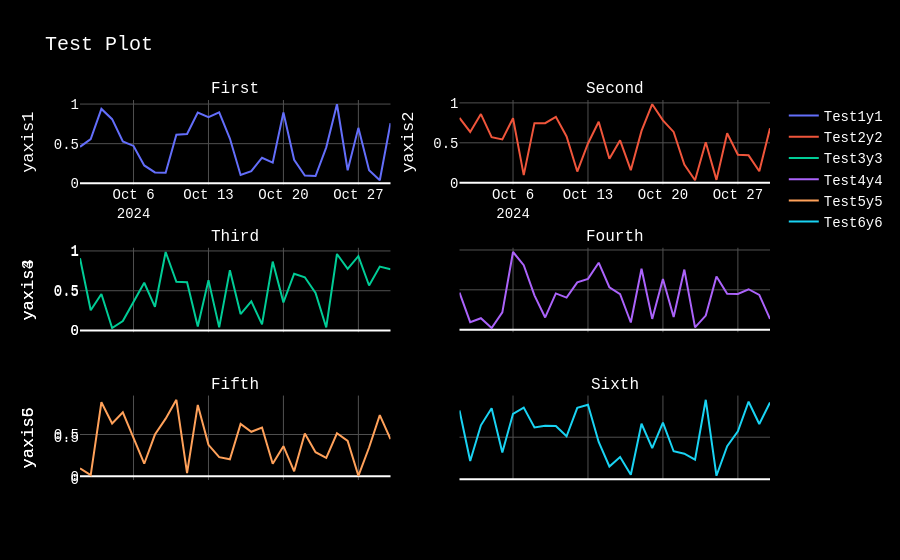

This figure's notebook cell:
### Code cell
import plotly.graph_objects as go
from datetime import date
from plotly import subplots
import random

def get_test_data():
    x_data, y_data = [], []
    for v in range(30):
        x_data.append(date(2024, 10, v+1))
        y_data.append(random.random())
    return x_data, y_data

data= []
for yaxis in range(1,7):

    if yaxis % 2:
        xaxis = "x1"
    else:
        xaxis= "x2"

    x, y = get_test_data()
    data.append(go.Scatter(x= x, y= y, xaxis= f"{xaxis}", yaxis= f"y{yaxis}", name= f"Test{yaxis}y{yaxis}"))

titles = ["First","Second","Third","Fourth","Fifth","Sixth"]
layout = dict(
    hoversubplots= "axis",
    hovermode= "x unified",
    title= "Test Plot",
    font= dict(
        family= "Courier New, monospace",
        size= 14,
        color= "rgba(255,255,255,1)"),
    plot_bgcolor= "rgba(0,0,0,1)",
    paper_bgcolor= "rgba(0,0,0,1)",
    grid= dict(rows=3, columns=2),
    )

figure= subplots.make_subplots(rows= 3, cols=2, subplot_titles= titles, specs= [[{},{}] for i in range(3)])
figure.add_traces(data[0])
figure.add_traces(data[1])
figure.add_traces(data[2])
figure.add_traces(data[3])
figure.add_traces(data[4])
figure.add_traces(data[5])
figure["layout"][f"yaxis2"]["title"] = "yaxis2"
figure["layout"][f"yaxis4"]["title"] = "yaxis4"
figure["layout"][f"yaxis6"]["title"] = "yaxis6"
figure["layout"][f"yaxis1"]["title"] = "yaxis1"
figure["layout"][f"yaxis3"]["title"] = "yaxis3"
figure["layout"][f"yaxis5"]["title"] = "yaxis5"

figure.update_layout(layout)
figure.update_xaxes(gridcolor="rgba(80,80,80,1)", showticklabels= True)
figure.update_yaxes(gridcolor="rgba(80,80,80,1)", autorange= True, showticklabels= True)

figure.show()

### Figure 1 — Plotly figure (JSON) as saved in the notebook; plotly's stock layout.template omitted (floating-point values rounded to 4 significant figures)
{"data": [{"name": "Test1y1", "type": "scatter", "x": ["2024-10-01", "2024-10-02", "2024-10-03", "2024-10-04", "2024-10-05", "2024-10-06", "2024-10-07", "2024-10-08", "2024-10-09", "2024-10-10", "2024-10-11", "2024-10-12", "2024-10-13", "2024-10-14", "2024-10-15", "2024-10-16", "2024-10-17", "2024-10-18", "2024-10-19", "2024-10-20", "2024-10-21", "2024-10-22", "2024-10-23", "2024-10-24", "2024-10-25", "2024-10-26", "2024-10-27", "2024-10-28", "2024-10-29", "2024-10-30"], "xaxis": "x", "y": [0.4597, 0.5575, 0.9388, 0.8092, 0.529, 0.4711, 0.2247, 0.1367, 0.1336, 0.6128, 0.6215, 0.8929, 0.8356, 0.8963, 0.564, 0.1039, 0.152, 0.3221, 0.2605, 0.8944, 0.2969, 0.09782, 0.09178, 0.4534, 0.998, 0.1639, 0.6994, 0.1649, 0.03835, 0.7586], "yaxis": "y"}, {"name": "Test2y2", "type": "scatter", "x": ["2024-10-01", "2024-10-02", "2024-10-03", "2024-10-04", "2024-10-05", "2024-10-06", "2024-10-07", "2024-10-08", "2024-10-09", "2024-10-10", "2024-10-11", "2024-10-12", "2024-10-13", "2024-10-14", "2024-10-15", "2024-10-16", "2024-10-17", "2024-10-18", "2024-10-19", "2024-10-20", "2024-10-21", "2024-10-22", "2024-10-23", "2024-10-24", "2024-10-25", "2024-10-26", "2024-10-27", "2024-10-28", "2024-10-29", "2024-10-30"], "xaxis": "x2", "y": [0.8119, 0.6367, 0.8599, 0.5704, 0.5427, 0.8079, 0.09469, 0.7458, 0.7463, 0.8255, 0.5789, 0.1397, 0.4919, 0.7635, 0.2991, 0.5314, 0.1568, 0.6494, 0.9832, 0.7815, 0.636, 0.2289, 0.03119, 0.5057, 0.03538, 0.6194, 0.3498, 0.3429, 0.144, 0.6813], "yaxis": "y2"}, {"name": "Test3y3", "type": "scatter", "x": ["2024-10-01", "2024-10-02", "2024-10-03", "2024-10-04", "2024-10-05", "2024-10-06", "2024-10-07", "2024-10-08", "2024-10-09", "2024-10-10", "2024-10-11", "2024-10-12", "2024-10-13", "2024-10-14", "2024-10-15", "2024-10-16", "2024-10-17", "2024-10-18", "2024-10-19", "2024-10-20", "2024-10-21", "2024-10-22", "2024-10-23", "2024-10-24", "2024-10-25", "2024-10-26", "2024-10-27", "2024-10-28", "2024-10-29", "2024-10-30"], "xaxis": "x", "y": [0.9092, 0.2545, 0.4585, 0.03144, 0.1189, 0.36, 0.6005, 0.2979, 0.9868, 0.6128, 0.6075, 0.05043, 0.6334, 0.03906, 0.7584, 0.2063, 0.3671, 0.07746, 0.8665, 0.3531, 0.7132, 0.669, 0.471, 0.03854, 0.9617, 0.7745, 0.9342, 0.5655, 0.804, 0.7691], "yaxis": "y3"}, {"name": "Test4y4", "type": "scatter", "x": ["2024-10-01", "2024-10-02", "2024-10-03", "2024-10-04", "2024-10-05", "2024-10-06", "2024-10-07", "2024-10-08", "2024-10-09", "2024-10-10", "2024-10-11", "2024-10-12", "2024-10-13", "2024-10-14", "2024-10-15", "2024-10-16", "2024-10-17", "2024-10-18", "2024-10-19", "2024-10-20", "2024-10-21", "2024-10-22", "2024-10-23", "2024-10-24", "2024-10-25", "2024-10-26", "2024-10-27", "2024-10-28", "2024-10-29", "2024-10-30"], "xaxis": "x2", "y": [0.4653, 0.09447, 0.1436, 0.02053, 0.2173, 0.9749, 0.8088, 0.4308, 0.1529, 0.4546, 0.402, 0.5929, 0.6374, 0.8405, 0.5321, 0.4442, 0.08956, 0.7653, 0.1349, 0.6356, 0.1581, 0.7541, 0.02792, 0.1761, 0.6673, 0.4496, 0.4474, 0.5073, 0.4366, 0.1339], "yaxis": "y4"}, {"name": "Test5y5", "type": "scatter", "x": ["2024-10-01", "2024-10-02", "2024-10-03", "2024-10-04", "2024-10-05", "2024-10-06", "2024-10-07", "2024-10-08", "2024-10-09", "2024-10-10", "2024-10-11", "2024-10-12", "2024-10-13", "2024-10-14", "2024-10-15", "2024-10-16", "2024-10-17", "2024-10-18", "2024-10-19", "2024-10-20", "2024-10-21", "2024-10-22", "2024-10-23", "2024-10-24", "2024-10-25", "2024-10-26", "2024-10-27", "2024-10-28", "2024-10-29", "2024-10-30"], "xaxis": "x", "y": [0.09409, 0.01303, 0.8856, 0.6321, 0.7656, 0.4514, 0.15, 0.4991, 0.6895, 0.9152, 0.03781, 0.8537, 0.3764, 0.2285, 0.2026, 0.6262, 0.5322, 0.5825, 0.1501, 0.3597, 0.05933, 0.5129, 0.2883, 0.2195, 0.5145, 0.4236, 0.005951, 0.3441, 0.7312, 0.4443], "yaxis": "y5"}, {"name": "Test6y6", "type": "scatter", "x": ["2024-10-01", "2024-10-02", "2024-10-03", "2024-10-04", "2024-10-05", "2024-10-06", "2024-10-07", "2024-10-08", "2024-10-09", "2024-10-10", "2024-10-11", "2024-10-12", "2024-10-13", "2024-10-14", "2024-10-15", "2024-10-16", "2024-10-17", "2024-10-18", "2024-10-19", "2024-10-20", "2024-10-21", "2024-10-22", "2024-10-23", "2024-10-24", "2024-10-25", "2024-10-26", "2024-10-27", "2024-10-28", "2024-10-29", "2024-10-30"], "xaxis": "x2", "y": [0.8174, 0.2169, 0.6414, 0.8431, 0.3183, 0.7778, 0.8512, 0.6151, 0.6363, 0.6335, 0.5105, 0.8494, 0.8848, 0.444, 0.1522, 0.2638, 0.05423, 0.6597, 0.3713, 0.674, 0.333, 0.304, 0.2342, 0.9443, 0.04197, 0.3943, 0.5696, 0.9214, 0.657, 0.9119], "yaxis": "y6"}], "layout": {"annotations": [{"font": {"size": 16}, "showarrow": false, "text": "First", "x": 0.225, "xanchor": "center", "xref": "paper", "y": 1, "yanchor": "bottom", "yref": "paper"}, {"font": {"size": 16}, "showarrow": false, "text": "Second", "x": 0.775, "xanchor": "center", "xref": "paper", "y": 1, "yanchor": "bottom", "yref": "paper"}, {"font": {"size": 16}, "showarrow": false, "text": "Third", "x": 0.225, "xanchor": "center", "xref": "paper", "y": 0.6111, "yanchor": "bottom", "yref": "paper"}, {"font": {"size": 16}, "showarrow": false, "text": "Fourth", "x": 0.775, "xanchor": "center", "xref": "paper", "y": 0.6111, "yanchor": "bottom", "yref": "paper"}, {"font": {"size": 16}, "showarrow": false, "text": "Fifth", "x": 0.225, "xanchor": "center", "xref": "paper", "y": 0.2222, "yanchor": "bottom", "yref": "paper"}, {"font": {"size": 16}, "showarrow": false, "text": "Sixth", "x": 0.775, "xanchor": "center", "xref": "paper", "y": 0.2222, "yanchor": "bottom", "yref": "paper"}], "font": {"color": "rgba(255,255,255,1)", "family": "Courier New, monospace", "size": 14}, "grid": {"columns": 2, "rows": 3}, "hovermode": "x unified", "hoversubplots": "axis", "paper_bgcolor": "rgba(0,0,0,1)", "plot_bgcolor": "rgba(0,0,0,1)", "title": {"text": "Test Plot"}, "xaxis": {"anchor": "y", "domain": [0, 0.45], "gridcolor": "rgba(80,80,80,1)", "showticklabels": true}, "xaxis2": {"anchor": "y2", "domain": [0.55, 1], "gridcolor": "rgba(80,80,80,1)", "showticklabels": true}, "xaxis3": {"anchor": "y3", "domain": [0, 0.45], "gridcolor": "rgba(80,80,80,1)", "showticklabels": true}, "xaxis4": {"anchor": "y4", "domain": [0.55, 1], "gridcolor": "rgba(80,80,80,1)", "showticklabels": true}, "xaxis5": {"anchor": "y5", "domain": [0, 0.45], "gridcolor": "rgba(80,80,80,1)", "showticklabels": true}, "xaxis6": {"anchor": "y6", "domain": [0.55, 1], "gridcolor": "rgba(80,80,80,1)", "showticklabels": true}, "yaxis": {"anchor": "x", "autorange": true, "domain": [0.7778, 1], "gridcolor": "rgba(80,80,80,1)", "showticklabels": true, "title": {"text": "yaxis1"}}, "yaxis2": {"anchor": "x2", "autorange": true, "domain": [0.7778, 1], "gridcolor": "rgba(80,80,80,1)", "showticklabels": true, "title": {"text": "yaxis2"}}, "yaxis3": {"anchor": "x3", "autorange": true, "domain": [0.3889, 0.6111], "gridcolor": "rgba(80,80,80,1)", "showticklabels": true, "title": {"text": "yaxis3"}}, "yaxis4": {"anchor": "x4", "autorange": true, "domain": [0.3889, 0.6111], "gridcolor": "rgba(80,80,80,1)", "showticklabels": true, "title": {"text": "yaxis4"}}, "yaxis5": {"anchor": "x5", "autorange": true, "domain": [0, 0.2222], "gridcolor": "rgba(80,80,80,1)", "showticklabels": true, "title": {"text": "yaxis5"}}, "yaxis6": {"anchor": "x6", "autorange": true, "domain": [0, 0.2222], "gridcolor": "rgba(80,80,80,1)", "showticklabels": true, "title": {"text": "yaxis6"}}}}
